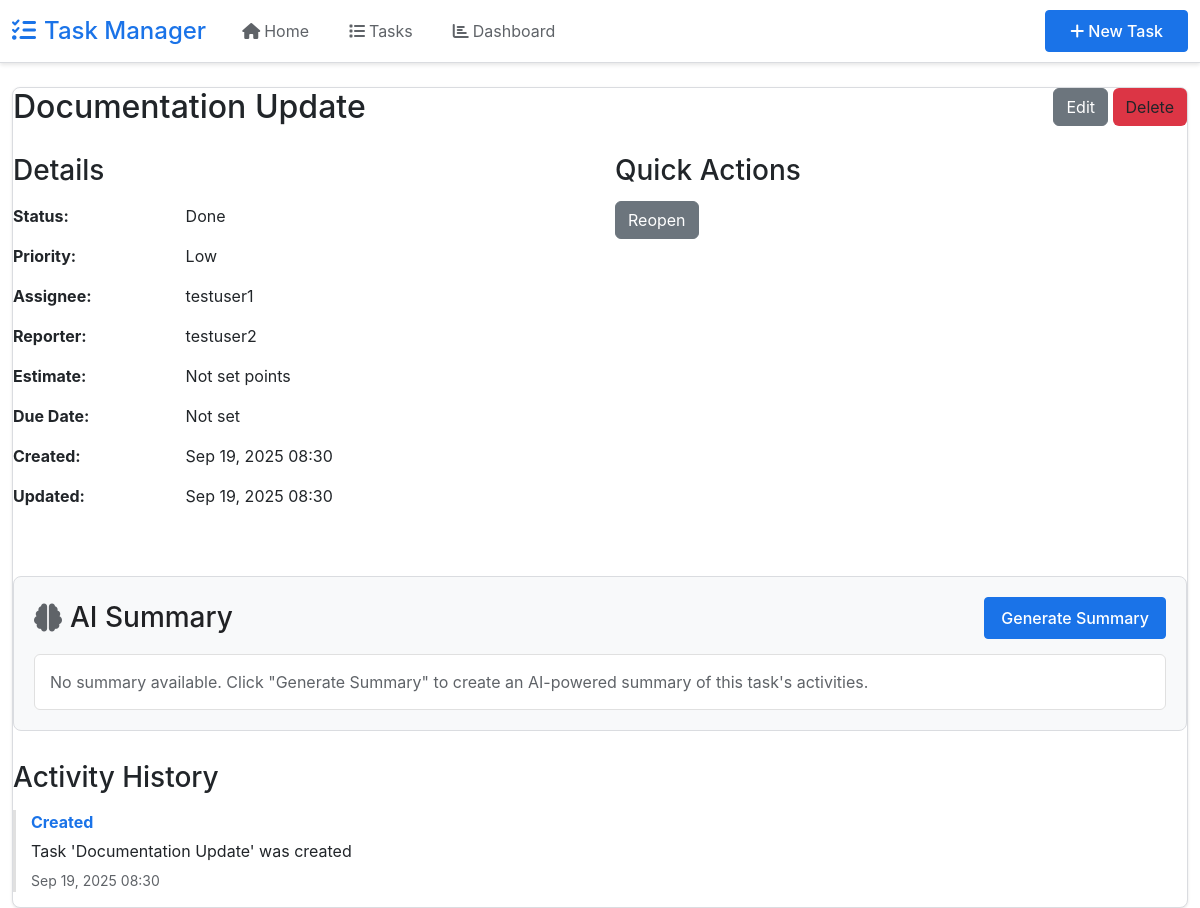
The app's page /tasks/12/ with its own data.
### tasks/models.py (models this page shows, shortened)
class Task(models.Model):
    STATUS_CHOICES = [
        ("todo", "To Do"),
        ("in_progress", "In Progress"),
        ("in_review", "In Review"),
        ("done", "Done"),
        ("blocked", "Blocked"),
    ]
    PRIORITY_CHOICES = [
        ("low", "Low"),
        ("medium", "Medium"),
        ("high", "High"),
        ("critical", "Critical"),
    ]
    title = models.CharField(max_length=200)
    description = models.TextField(blank=True)
    status = models.CharField(max_length=20, choices=STATUS_CHOICES, default="todo")
    priority = models.CharField(
        max_length=20, choices=PRIORITY_CHOICES, default="medium"
    )
    estimate = models.PositiveIntegerField(
        null=True, blank=True, help_text="Story points"
    )
    assignee = models.ForeignKey(
        User,
        on_delete=models.SET_NULL,
        null=True,
        blank=True,
        related_name="assigned_tasks",
    )
    reporter = models.ForeignKey(
        User, on_delete=models.CASCADE, related_name="reported_tasks"
    )
    created_at = models.DateTimeField(auto_now_add=True)
    updated_at = models.DateTimeField(auto_now=True)
    due_date = models.DateTimeField(null=True, blank=True)
    class Meta:
        ordering = ["-created_at"]

class TaskActivity(models.Model):
    ACTIVITY_TYPES = [
        ("created", "Created"),
        ("field_change", "Field Changed"),
        ("comment", "Comment Added"),
        ("deleted", "Deleted"),
    ]
    task = models.ForeignKey(Task, on_delete=models.CASCADE, related_name="activities")
    activity_type = models.CharField(max_length=20, choices=ACTIVITY_TYPES)
    description = models.TextField()
    user = models.ForeignKey(User, on_delete=models.SET_NULL, null=True, blank=True)
    timestamp = models.DateTimeField(auto_now_add=True)
    class Meta:
        ordering = ["-timestamp"]

### tasks/views.py (the view)
# urls.py: path("<int:pk>/", views.task_detail, name="task-detail"),
def task_detail(request, pk):
    task = get_object_or_404(Task.objects.prefetch_related("activities"), pk=pk)
    return render(request, "tasks/task_detail.html", {"task": task})

### templates/tasks/task_detail.html (shortened to what this page needs)
{% extends 'base.html' %}
{% block content %}
<div class="card">
    <div style="display: flex; justify-content: space-between; align-items: start; margin-bottom: 20px;">
        <h2>{{ task.title }}</h2>
        <div>
            <a href="{% url 'tasks:task-update' task.pk %}" class="btn btn-secondary">Edit</a>
            <a href="{% url 'tasks:task-delete' task.pk %}" class="btn" style="background: #dc3545;">Delete</a>
        </div>
    </div>
    <div style="display: grid; grid-template-columns: 1fr 1fr; gap: 30px; margin-bottom: 30px;">
        <div>
            <h3>Details</h3>
            <table style="width: 100%; border-collapse: collapse;">
                <tr><td style="padding: 8px 0; font-weight: bold; width: 30%;">Status:</td><td>{{ task.get_status_display }}</td></tr>
                <tr><td style="padding: 8px 0; font-weight: bold;">Priority:</td><td>{{ task.get_priority_display }}</td></tr>
                <tr><td style="padding: 8px 0; font-weight: bold;">Assignee:</td><td>{% if task.assignee %}{{ task.assignee.get_full_name|default:task.assignee.username }}{% else %}Unassigned{% endif %}</td></tr>
                <tr><td style="padding: 8px 0; font-weight: bold;">Reporter:</td><td>{{ task.reporter.get_full_name|default:task.reporter.username }}</td></tr>
                <tr><td style="padding: 8px 0; font-weight: bold;">Estimate:</td><td>{{ task.estimate|default:"Not set" }} points</td></tr>
                <tr><td style="padding: 8px 0; font-weight: bold;">Due Date:</td><td>{{ task.due_date|date:"M d, Y"|default:"Not set" }}</td></tr>
                <tr><td style="padding: 8px 0; font-weight: bold;">Created:</td><td>{{ task.created_at|date:"M d, Y H:i" }}</td></tr>
                <tr><td style="padding: 8px 0; font-weight: bold;">Updated:</td><td>{{ task.updated_at|date:"M d, Y H:i" }}</td></tr>
            </table>
        </div>
        <div>
            <h3>Quick Actions</h3>
            <form method="post" action="{% url 'tasks:task-quick-update' task.pk %}">
                {% if task.status == 'todo' %}
                    <button type="submit" name="status" value="in_progress" class="btn" style="background: #ffa500; margin: 5px 0;">Start Progress</button>
                {% elif task.status == 'in_review' %}
                    <button type="submit" name="status" value="done" class="btn" style="background: #28a745; margin: 5px 0;">Mark as Done</button>
                    <button type="submit" name="status" value="in_progress" class="btn" style="background: #ffa500; margin: 5px 0;">Back to Progress</button>
                {% elif task.status == 'blocked' %}
                    <button type="submit" name="status" value="in_progress" class="btn" style="background: #ffa500; margin: 5px 0;">Unblock</button>
                {% elif task.status == 'done' %}
                    <button type="submit" name="status" value="todo" class="btn btn-secondary" style="margin: 5px 0;">Reopen</button>
                {% endif %}
            </form>
        </div>
    </div>
    <div class="summary-section" style="margin: 30px 0; padding: 20px; background: #f8f9fa; border: 1px solid #dadce0; border-radius: 8px;">
        <div style="display: flex; justify-content: space-between; align-items: center; margin-bottom: 15px;">
            <h3 style="margin: 0; color: #202124; display: flex; align-items: center;">
                <i class="fas fa-brain" style="margin-right: 8px; color: #5f6368;"></i>
                AI Summary
            </h3>
            <div>
                <button id="generate-summary-btn" class="btn summary-btn-primary" style="background: #1a73e8; color: white; border: 1px solid #1a73e8; padding: 8px 16px; border-radius: 4px; cursor: pointer; transition: all 0.3s; font-weight: 500;">
                    <span id="btn-text">Generate Summary</span>
                </button>
            </div>
        </div>
        <div id="summary-content" style="background: white; padding: 15px; border-radius: 6px; border: 1px solid #e0e0e0;">
            <p id="summary-text" style="color: #5f6368; margin: 0; line-height: 1.5;">
                No summary available. Click "Generate Summary" to create an AI-powered summary of this task's activities.
            </p>
        </div>
    </div>
    <div>
        <h3>Activity History</h3>
        {% for activity in task.activities.all %}
        <div style="border-left: 3px solid #e0e0e0; padding-left: 15px; margin: 15px 0;">
            <div style="font-weight: bold; color: #1a73e8;">{{ activity.get_activity_type_display }}</div>
            <div style="margin: 5px 0;">{{ activity.description }}</div>
            <small style="color: #5f6368;">{{ activity.timestamp|date:"M d, Y H:i" }}{% if activity.user %} by {{ activity.user.username }}{% endif %}</small>
        </div>
        {% empty %}
        <p style="color: #5f6368;">No activity yet.</p>
        {% endfor %}
    </div>
</div>
{% endblock %}

### templates/base.html (style rules this page uses)
:root { --google-blue: #1a73e8; --google-blue-hover: #1557b0; --google-gray: #5f6368; --google-light-gray: #f8f9fa; --google-border: #dadce0; }
body { font-family: 'Google Sans', -apple-system, BlinkMacSystemFont, 'Segoe UI', Roboto, sans-serif; background-color: #ffffff; color: #202124; }
.card { border: 1px solid var(--google-border); border-radius: 8px; box-shadow: 0 1px 3px rgba(0,0,0,0.1); transition: box-shadow 0.2s ease; }

### templates/tasks/task_detail.html (style rules this page uses)
.summary-section { transition: all 0.3s ease; }
#summary-content { transition: all 0.3s ease; }
#summary-text { transition: color 0.3s ease; }

### records on screen
Task: title "Documentation Update", status "Done", priority "Low", assignee.get_full_name "testuser1", reporter.get_full_name "testuser2", estimate "Not set", due_date "Not set", created_at "Sep 19, 2025 08:30", updated_at "Sep 19, 2025 08:30"
TaskActivity: activity_type "Created", description "Task 'Documentation Update' was created", timestamp "Sep 19, 2025 08:30"
